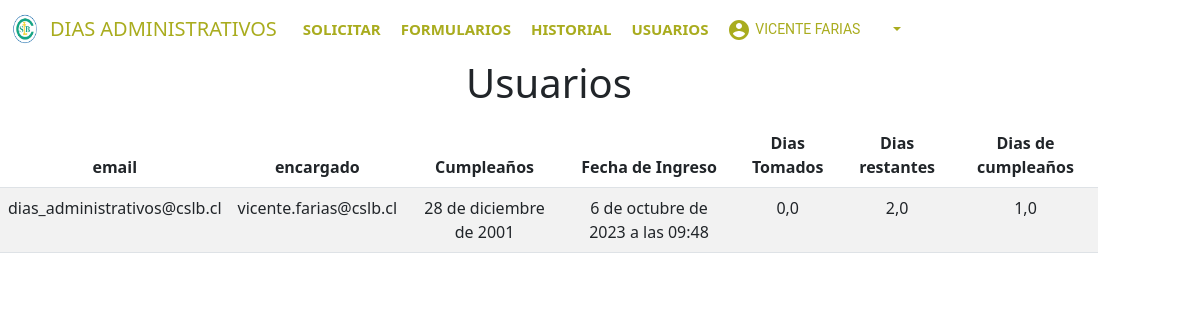
Before: /usuarios/ (signed in) with the older database file.
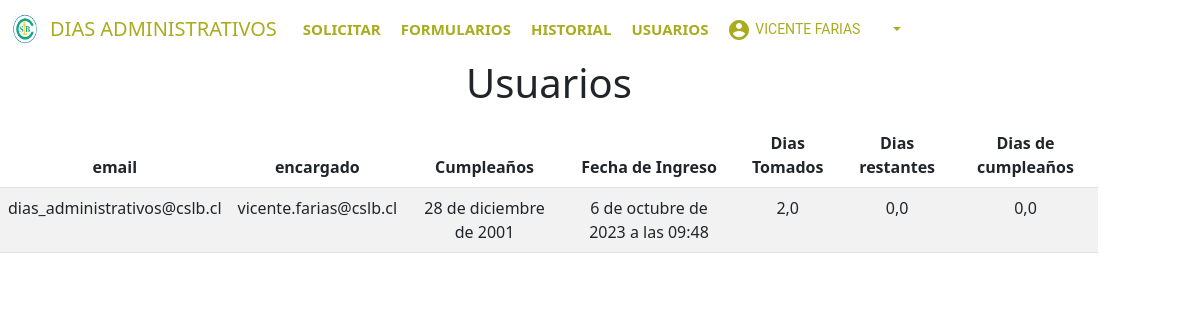
After: the same page with the newer database file.
### proyectoapp/models.py (models this page shows, shortened)
class User(AbstractUser):
    password = models.CharField(max_length=100, verbose_name='contraseña', default="1320")
    username = models.CharField(max_length=150, unique=True)
    first_name = models.CharField(max_length=30)
    last_name = models.CharField(max_length=30)
    email = models.EmailField(unique=True, blank=True, null=True)
    jefe = models.EmailField('correo jefe', max_length=254)
    jefe_id = models.IntegerField(default=None, null=True, blank=True)
    grupo_encargado_id = models.IntegerField(default=None, null=True, blank=True)  # Campo para almacenar group_id
    is_superuser = models.BooleanField(default=False)
    birthday = models.DateField('Cumpleaños',blank=True, null=True)
    date_joined = models.DateTimeField('Fecha Ingreso', default=timezone.now)
    dias_tomados = models.FloatField(default=0, verbose_name='Días Tomados')
    dias_restantes = models.FloatField(default=2, verbose_name='Días Restantes')
    dias_cumpleaños = models.FloatField(default=1, verbose_name='Días cumpleaños')

### proyectoapp/views.py (the view)
# urls.py: path('usuarios/', login_required(views.usuarios), name='usuarios'),
def usuarios(request):
    usuario = request.user
    cursor = connection.cursor()
    cursor.execute("SELECT group_id FROM proyectoapp_user_groups WHERE user_id = %s", [usuario.id])
    group_id = cursor.fetchone()[0]  # Obtiene el primer valor de la consulta
    if group_id in [10, 4]:  # Verifica si group_id está en la lista [1, 2, 4]
        userListados = User.objects.filter(grupo_encargado_id=group_id).order_by('email')
    elif group_id in [11]:
        userListados = User.objects.order_by('email')
    else:
        pass
    return render(request, "proyectoapp/usuarios.html", {"usuarios": userListados})

### proyectoapp/templates/proyectoapp/usuarios.html (shortened to what this page needs)
{% extends "../base.html" %} {% load crispy_forms_tags%} {% load static %}
{%block content%}
<!DOCTYPE html>
<html lang="en">
<head>
    <link rel="stylesheet" type="text/css" href='{% static "CSS/body_nav.css"%}' />
    <link rel="stylesheet" type="text/css" href='{% static "CSS/style_so.css"%}' />
    <link href="https://cdn.jsdelivr.net/npm/bootstrap@5.3.0-alpha1/dist/css/bootstrap.min.css" rel="stylesheet"
 />
    <link rel="stylesheet" href="https://cdnjs.cloudflare.com/ajax/libs/font-awesome/4.7.0/css/font-awesome.min.css" />
    <link rel="stylesheet" href="https://cdnjs.cloudflare.com/ajax/libs/animate.css/4.1.1/animate.min.css" />
</head>
<body>
    <div class="row" style="text-align: center;">
        <div class="col-sm-12 col-md-6 col-lg-12 col-xl-11">
            <h1>Usuarios</h1>
            <div class="table-responsive py-2">
                <table class="table table-striped">
                    <thead>
                        <tr>
                            <th>email</th>
                            <th>encargado</th>
                            <th>Cumpleaños</th>
                            <th>Fecha de Ingreso</th>
                            <th>Dias Tomados</th>
                            <th>Dias restantes</th>
                            <th>Dias de cumpleaños</th>
                        </tr>
                    </thead>
                    <tbody>
                        {% if usuarios %}
                        {% for c in usuarios %}
                        <tr>
                            <td>{{c.email}}</td>
                            <td>{{c.jefe}}</td>
                            <td>
                                {{c.birthday}}
                            </td>
                            <td>
                                {{c.date_joined}}
                            </td>
                            <td>{{c.dias_tomados}}</td>
                            <td>{{c.dias_restantes}}</td>
                            <td>{{c.dias_cumpleaños}}</td>
                        </tr>
                        {% endfor %}
                        {% else %}
                        <tr>
                            <td style="text-align: center;" colspan="10">No se registran usuarios.</td>
                        </tr>
                        {% endif %}
                    </tbody>
                </table>
            </div>
        </div>
    </div>
</body>
</html>
{% endblock %}

Changed rows visible on the page:
changed User "dias_administrativos@cslb.cl": dias_tomados "0,0" → "2,0"; dias_restantes "2,0" → "0,0"; dias_cumpleaños "1,0" → "0,0"
